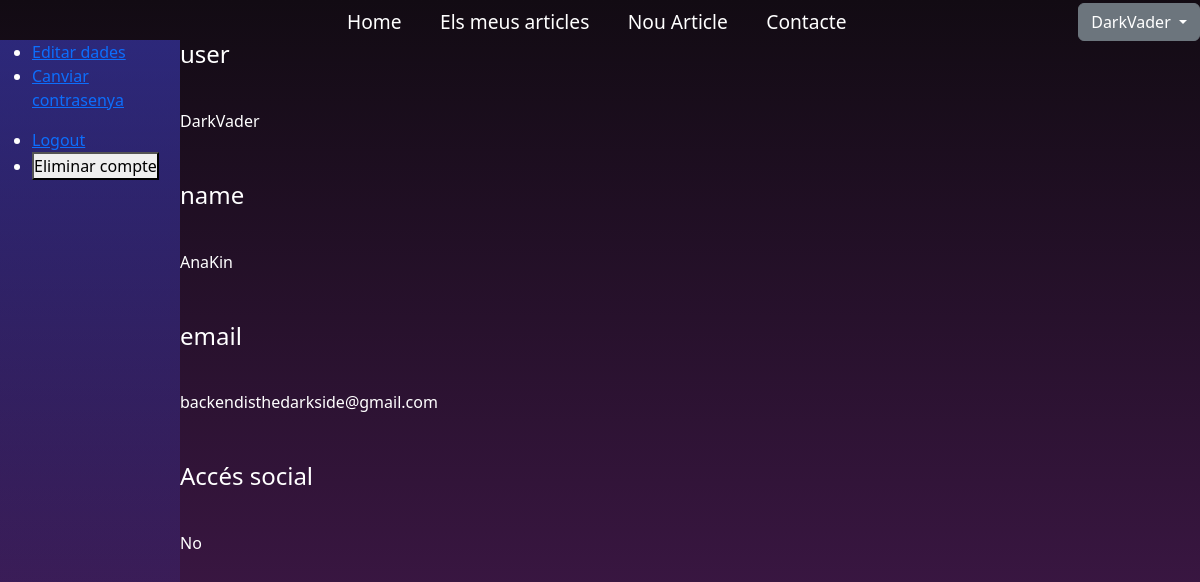
Page /profile (signed in) on the committed database.
### tables this page shows
CREATE TABLE `users` (
  `id` int(10) UNSIGNED NOT NULL,
  `user` varchar(40) NOT NULL,
  `password` varchar(300) DEFAULT NULL,
  `name` varchar(50) DEFAULT NULL,
  `email` varchar(50) DEFAULT NULL,
  `isSocial` tinyint(1) NOT NULL DEFAULT 0,
  `isAdmin` tinyint(1) NOT NULL DEFAULT 0
);

### model/database.model.php (called while the page is built, shortened)
<?php
class Database
{
    private static $instance = null;
    protected $db;
    public function __construct()
    {
        $this->db_server = DB_SERVER;
        $this->db_user = DB_USER;
        $this->db_pass = DB_PASS;
        $this->db_name = DB_NAME;
        $this->db = $this->connectarDB("mysql", $this->db_server, $this->db_user, $this->db_pass, $this->db_name);
    }
    public static function getInstance() {
        if (self::$instance === null) {
            self::$instance = new Database();
        }
        return self::$instance->db;
    }
    function connectarDB($SGBD, $server, $user, $pass, $db_name)
    {
        try {
            $db = new PDO("$SGBD:host=$server;dbname=$db_name", $user, $pass);
            $db->query("set names utf8;");
            $db->setAttribute(PDO::ATTR_EMULATE_PREPARES, false);
            $db->setAttribute(PDO::ATTR_ERRMODE, PDO::ERRMODE_EXCEPTION);
            $db->setAttribute(PDO::ATTR_DEFAULT_FETCH_MODE, PDO::FETCH_OBJ);
            return $db;
        } catch (Exception $e) {
            echo "Error obtenint base de dades: " . $e->getMessage();
            return null;
        }
    }
    function selectBy($taula, $columna, $valor, $join = NULL)
    {
        $join = $join ?? '';
        $sql = "SELECT * FROM $taula $join WHERE $columna = ?";
        $stmt = $this->db->prepare($sql);
        $stmt->execute([$valor]);
        $resultat = $stmt->fetchAll(PDO::FETCH_ASSOC);
        return $resultat;
    }
}
?>

### model/user.model.php (called while the page is built, shortened)
<?php
require_once 'database.model.php';
class Usuari extends Database
{
    private $taula;
    public function __construct()
    {
        $this->db = Database::getInstance();
        $this->taula = "users";
    }
    function selectUserById($id)
    {
        $resultat = $this->selectBy($this->taula, "id", $id);
        return $resultat ? $resultat[0] : null;
    }
}

### controller/profile/fitxa.controller.php (called while the page is built, shortened)
<?php
function carregarUser($userModel)
{
    $id = $_SESSION['user_id'];
    $user = $userModel->selectUserById($id);
    return $user;
}

### view/profile.vista.php (the view, shortened to what this page needs)
<?php include "view/partials/_head.vista.php"; ?>
<body>
    <div class="container_home">
        <div class="grid_nav">
            <?php include "view/partials/_nav.vista.php"; ?>
        </div>
        <div class="grid_aside_left">
            <aside class="aside_left">
                <?php include "view/partials/_lsidebar-profile.vista.php"; ?>
            </aside>
        </div>
        <div class="grid_main">
            <main>
                <?php foreach (array_filter($user, function ($value, $key) {
                    return $key !== 'id' && $key !== 'password' && $key !== 'isAdmin';
                }, ARRAY_FILTER_USE_BOTH) as $key => $value):
                    ?>
                    <h4><?= $key =='isSocial' ? 'Accés social': $key ?></h4>
                    <p><?= $key =='isSocial' ? ($value == 1 ? 'Sí' : 'No') : $value ?></p>
                <?php endforeach; ?>
            </main>
        </div>
        <div class="grid_aside_right">
        </div>
    </div>
</body>
</html>

### public/styles/styles.css (style rules this page uses)
* { margin: 0; padding: 0 }
body { background-image: linear-gradient(#120b13, #471a52); background-repeat: no-repeat; background-size: cover; color: white; }
.grid_nav { grid-area: nav; }
.container_home { min-height: 100vh; display: grid; grid-template-columns: 15% 60% 1fr; grid-template-rows: 40px 1fr; grid-template-areas: "nav nav nav" "left-nav main right-nav"; }
.grid_aside_left { grid-area: left-nav; }
.aside_left { min-height: 100%; background-image: linear-gradient(rgb(68, 68, 221, 0.5), transparent); }
.grid_main { grid-area: main; }
.grid_main main { gap: 2em; display: flex; flex-direction: column; }
.grid_aside_right { grid-area: right-nav; }

### rows in the picture
users: user "DarkVader", name "AnaKin", email "backendisthedarkside@gmail.com"

### other values in the picture
$_SESSION['user'] "DarkVader"
$key "user"
$key "name"
$key "email"
